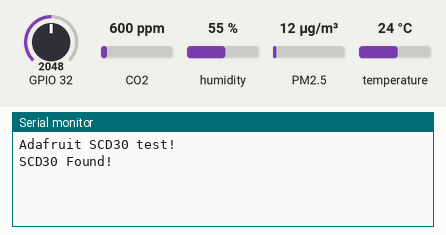
Simulated run of this sketch. Board: ESP32. Shown: the last lines printed to the serial monitor. Inputs (shaded band) come from the test bench; at power-on: CO2 600 ppm, GPIO 32 = 2048, humidity 55 %, PM2.5 12 µg/m³, temperature 24 °C.

Above: at 3.2 s.
3.3 s: CO2 set to 452 ppm
At 4.8 s:
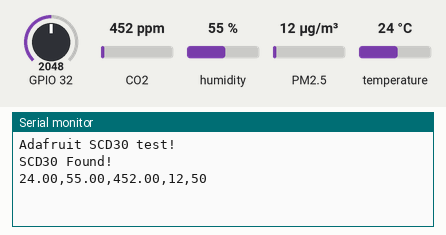
7.5 s: GPIO 32 set to 2866
At 9.1 s:
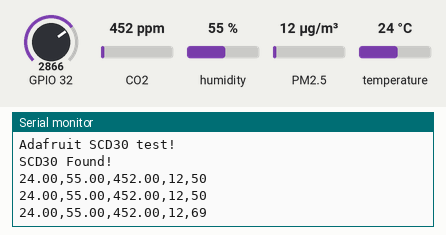
10.2 s: humidity set to 22 %
At 12.7 s:
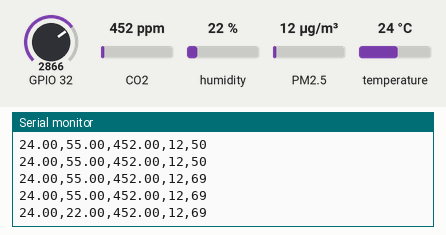
12.9 s: PM2.5 set to 6 µg/m³
At 15.0 s:
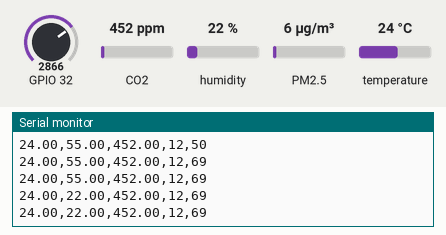
15.6 s: GPIO 32 set to 3972
At 16.5 s:
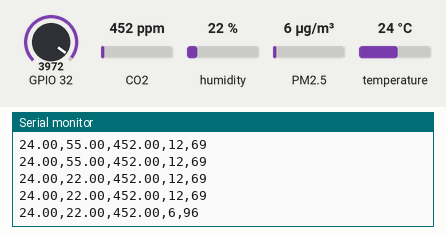
18.3 s: temperature set to 12 °C
At 20.9 s:
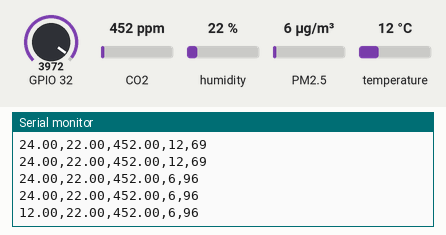
Timing chart, 0 to 22.0 s (numbered marks = the images above; inputs shaded):
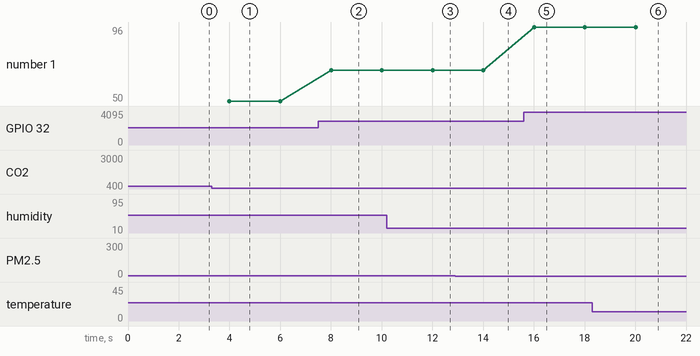

Measured:
- after the input at 3.3 s, the serial monitor: prints a new line after 0.70 s (image 1)
- after the input at 7.5 s, the serial monitor: prints a new line after 0.50 s (image 2)
- after the input at 10.2 s, the serial monitor: prints a new line after 1.8 s (image 3)
- after the input at 15.6 s, the serial monitor: prints a new line after 0.41 s (image 5)
- after the input at 18.3 s, the serial monitor: prints a new line after 1.7 s (image 6)
- plotted number 1: 50 → 69 after the input at 7.5 s, 69 → 96 after the input at 15.6 s

The sketch:

ALl_read_ESP32.ino
```cpp
#include "PMS.h"
#include <HardwareSerial.h>
#include <Adafruit_SCD30.h>

Adafruit_SCD30 scd30;
PMS pms(Serial2);
PMS::DATA data;

String val;
int val1;

void setup() {
  Serial.begin(9600);
  Serial2.begin(9600);

  while (!Serial) delay(10);
  Serial.println("Adafruit SCD30 test!");

  if (!scd30.begin()) {
    Serial.println("Failed to find SCD30 chip");
    while (1) delay(10);
  }
  Serial.println("SCD30 Found!");
  delay(2000);
}

void loop() {
  if (pms.read(data)) {
    val = data.PM_AE_UG_2_5;
    delay(2000);
  }
  if (scd30.dataReady() && scd30.read()) {
    Serial.print(scd30.temperature);
    Serial.print(",");
    Serial.print(scd30.relative_humidity);
    Serial.print(",");
    Serial.print(scd30.CO2);
    Serial.print(",");
    Serial.print(val);
    Serial.print(",");
    val1 = analogRead(32);
    val1 = map(val1, 0,4095,0,100);
    Serial.println(val1);
  }
}
```
